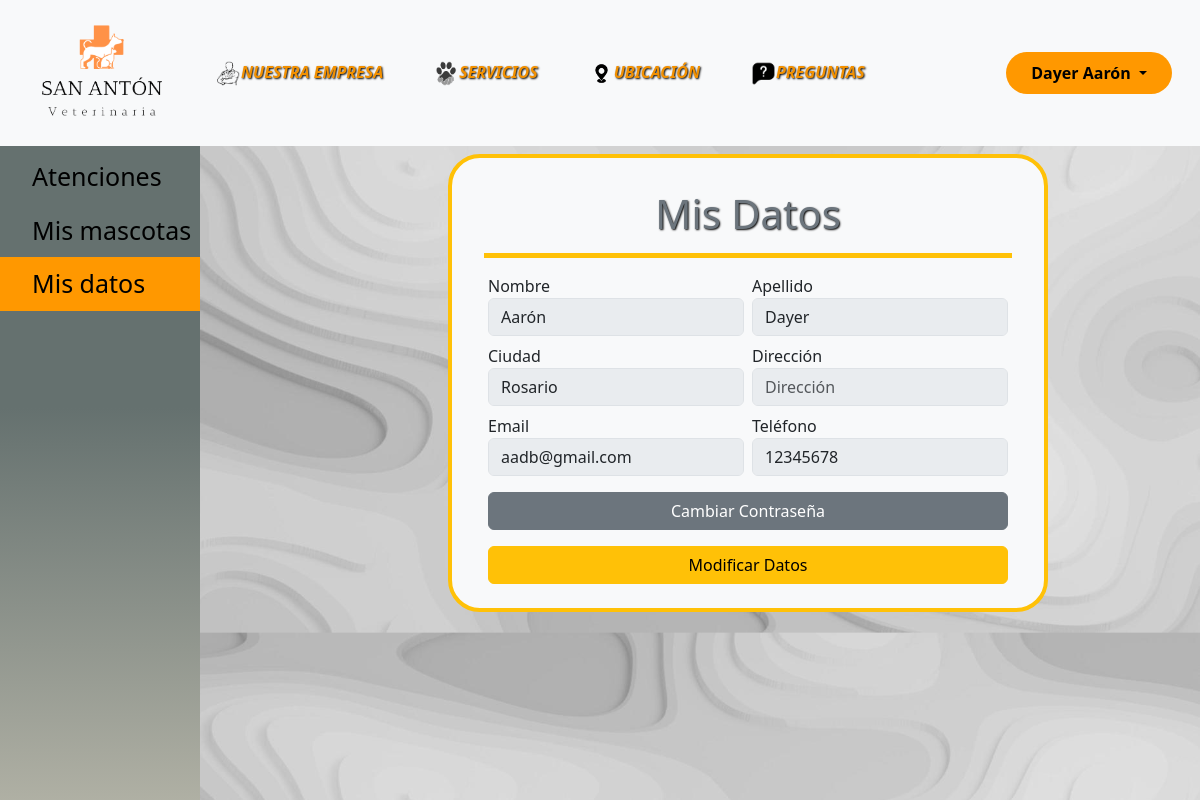
The app's page /abmcDatos.php (signed in) with its own data.
### tables this page shows
CREATE TABLE `clientes` (
  `id` int(11) UNSIGNED NOT NULL,
  `nombre` varchar(30) NOT NULL,
  `apellido` varchar(30) NOT NULL,
  `email` varchar(50) NOT NULL,
  `clave` varchar(32) NOT NULL,
  `ciudad` varchar(30) DEFAULT NULL,
  `direccion` varchar(50) DEFAULT NULL,
  `telefono` varchar(20) NOT NULL,
  `baja` tinyint(4) NOT NULL DEFAULT 0
);

### consultasdb/connection.php (called while the page is built, shortened)
<?php
    function consultaSQL($query){
        $connection = mysqli_connect(SERVIDOR, USUARIO, CONTRASENIA, DATABASE) or die('Conexión fallida');
        $resultados = mysqli_query($connection, $query);
        return $resultados;
    }
?>

### abmcDatos.php (the view, shortened to what this page needs)
<?php
    include_once 'consultasdb/connection.php';
    $query = "SELECT clientes.id, clientes.nombre, clientes.apellido, clientes.email,
        clientes.ciudad, clientes.direccion, clientes.telefono FROM clientes
        WHERE clientes.id = '$_SESSION[cliente_id]'";
    $datosPersonales = consultaSQL($query);
?>
<!DOCTYPE html>
<html lang="es">
<head>
    <link href="https://cdn.jsdelivr.net/npm/bootstrap@5.3.2/dist/css/bootstrap.min.css" rel="stylesheet">
    <link rel="stylesheet" href="styles/styles.css" type="text/css">
</head>
<body>
    <?php
        include_once 'snippets/menuSuperior.php';
    ?>
    <div class="container-fluid p-0">
        <div class="row">
            <?php include_once 'snippets/menuLateral.php';
            $row = mysqli_fetch_array($datosPersonales); ?>
            <div class="col-md-1 col-lg-1 col-xl-2 d-none d-md-block"></div>
            <div class="col-12 col-md-5 col-lg-6 col-xl-6 bg-light rounded-5  pt-4 mt-2 flex-wrap border border-warning border-4 ">
                <form class="row g-2" action="" method="post">
                    <h1 class="text-secondary border-bottom border-warning border-5">Mis Datos</h1>
                    <div class="col-md-6">
                        <label for="name">Nombre</label>
                        <input type="text" class="form-control" id="name" placeholder="Nombre" value="<?php echo $row['nombre'] ?>" disabled>
                    </div>
                    <div class="col-md-6">
                        <label for="surname">Apellido</label>
                        <input type="text" class="form-control" id="surname" placeholder="Apellido" value="<?php echo $row['apellido'] ?>" disabled>
                    </div>
                    <div class="col-md-6">
                        <label for="city">Ciudad</label>
                        <input type="text" class="form-control" id="city" placeholder="Ciudad" value="<?php echo $row['ciudad'] ?>" disabled>
                    </div>
                    <div class="col-md-6">
                        <label for="address">Dirección</label>
                        <input type="text" class="form-control" id="address" placeholder="Dirección" value="<?php echo $row['direccion'] ?>" disabled>
                    </div>
                    <div class="col-md-6">
                        <label for="mail">Email</label>
                        <input type="email" class="form-control" id="mail" placeholder="Email" value="<?php echo $row['email'] ?>"disabled>
                    </div>
                    <div class="col-md-6">
                        <label for="tel">Teléfono</label>
                        <input type="number" class="form-control" id="tel" placeholder="Teléfono" value="<?php echo $row['telefono'] ?>"disabled>
                    </div>
                    <div class="d-grid gap-2 col-12 mx-auto">
                        <button type="button" class="btn btn-secondary mt-2" data-bs-toggle="modal" data-bs-target="#modalModificarContraseña">Cambiar Contraseña</button>
                    </div>
                    <div class="d-grid gap-2 col-12 mx-auto">
                        <button type="button" class="btn btn-warning mb-4 mt-2" data-bs-toggle="modal" data-bs-target="#modalModificarDatos">Modificar Datos</button>
                    </div>
                </form>
            </div>
        </div>
    </div>
</body>
</html>

### styles/styles.css (style rules this page uses)
body { margin: 0; padding: 0; background-image: url(../recursos/fondoOficial.jpg); background-repeat: repeat-y; background-size: cover; }
form { padding: 0px 20px; box-sizing: border-box; }
form h1 { font-size: 40px; text-align: center; padding: 0 0 15px 0; text-shadow: 1px 1px 2px black; }
.row { margin: 0; }

### records on screen
clientes: nombre "Aarón", apellido "Dayer", ciudad "Rosario", email "aadb@gmail.com", telefono "12345678"

### other values on screen
$nombreCompleto "Dayer Aarón"
